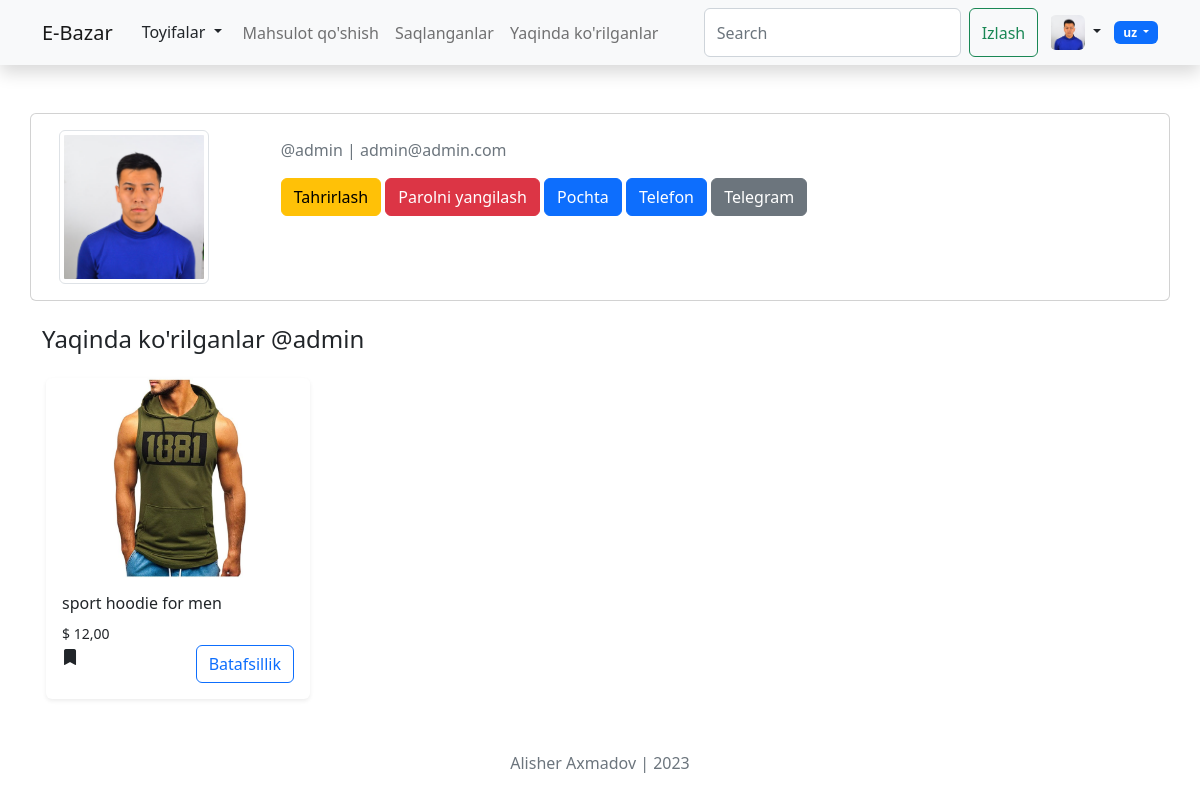
The page /uz/users/profile/admin (signed in) on the database its author committed.
### users/models.py (models this page shows)
class CustomUser(AbstractUser):
    phone_number = models.CharField(max_length=17)
    tg_username = models.CharField(max_length=150)
    avatar = models.ImageField(upload_to='avatars/', default='avatars/default.png')
    def __str__(self):
        return str(self.username)

### products/models.py (models this page shows, shortened)
class Product(models.Model):
    author = models.ForeignKey(CustomUser, on_delete=models.CASCADE)
    category = models.ForeignKey(Category, on_delete=models.CASCADE)
    title = models.CharField(max_length=150)
    description = models.TextField()
    price =  models.DecimalField(max_digits=10000000, decimal_places=2)
    address = models.CharField(max_length=150)
    phone_number = models.CharField(max_length=17)
    tg_username = models.CharField(max_length=100)
    date = models.DateTimeField(auto_now_add=True)
    class Meta:
        ordering = ('-id',)

class ProductImage(models.Model):
    product = models.ForeignKey(Product, on_delete=models.CASCADE)
    image = models.ImageField(upload_to='product_images')

### users/views.py (the view)
# urls.py: path('profile/<str:username>', ProfileView.as_view(), name='profile'),
class ProfileView(View):
    def get(self, request, username):
        user = get_object_or_404(CustomUser, username=username)
        return render(request, 'profile.html', {'customuser':user})

### main/views.py (called while the page is built)
def for_all_pages(request):
    categories = Category.objects.all()
    return {"categories": categories}

### templates/profile.html (shortened to what this page needs)
{% extends "base.html" %}
{% load i18n %}
{% block content %}
<div class="container">
    <div class="row">
        <div class="col-12 card mt-5 ">
            <div class="row">
                <div class="col-2 m-3">
                    <img class="img-thumbnail" width="150" height="150" src="{{customuser.avatar.url}}" alt="profile image">
                </div>
                <div class="col-8 m-3">
                    <p class="text-muted" >@{{customuser.username}} | {{customuser.email}}</p>
                    {% if customuser == request.user %}
                    <a class="btn btn-warning" href="{% url 'users:update' %}">{% trans "Edit details" %}</a>
                    <a class="btn btn-danger" href="{% url 'password_change' %}">{% trans "Update Password" %}</a>
                    {% endif %}
                    <a class="btn btn-primary" href="mailto:{{customuser.email}}">{% trans "Email" %}</a>
                    <a class="btn btn-primary" href="tel:{{customuser.phone_number}}">{% trans "Call" %}</a>
                    <a class="btn btn-secondary" href="http://t.me/{{customuser.tg_username}}">Telegram</a>
                </div>
            </div>
        </div>
    </div>
</div>
 <div class="container">
    <div class=" w-100 mt-4">
        <h4 class="d-block" >{% trans "Recently Products of" %} @{{customuser}}</h4>
        <div class="d-flex flex-wrap justify-content-between">
            {% for i in customuser.product_set.all %}
            <div class="card border border-0 shadow-sm d-inline-block m-1 mt-3" style="width: 16.5rem;" >
                {% if i.productimage_set.exists %}
                <img height="200" class=" card-img-top" src="{{i.productimage_set.all.first.image.url}}" alt="">
                {% else %}
                <img height="200" class=" card-img-top" src="images/14pro2.jfif" alt="">
                {% endif %}
                <div class="card-body">
                    <h6 class="align-center card-title">{{i.title}}</h6>
                    <span class="center card-text"><small>$ {{i.price}}</small></span>
                    <div class="buttons d-flex flex-wrap justify-content-between ">
                        <i class="bi bi-bookmark-fill"></i>
                        <a href="#" class="btn btn-outline-primary" >{% trans "Details" %}</a>
                    </div>
                </div>
            </div>
            {% endfor %}
        </div>
    </div>
</div>
{% endblock content %}

### templates/base.html (shortened to what this page needs)
{% load static %}
{% load i18n %}
<!DOCTYPE html>
<html lang="en">
<head>
    <link rel="stylesheet" type="text/css" href="{% static 'styles.css' %}">
    <link rel="stylesheet" href="https://cdn.jsdelivr.net/npm/bootstrap-icons@1.3.0/font/bootstrap-icons.css">
</head>
<body>
    <nav class="shadow navbar navbar-expand-lg bg-light">
        <div class="container">
          <a class="navbar-brand" href="/">E-Bazar</a>
          <div class="collapse navbar-collapse" id="navbarContent">
            <ul class="navbar-nav me-auto mb-2 mb-lg-0">
              <li class="nav-tem">
                <div class="btn-group">
                  <button type="button" class="btn  dropdown-toggle" data-bs-toggle="dropdown" data-bs-display="static" aria-expanded="false">
                    {% trans "Categories" %}
                  </button>
                </div>
              </li>
              <li class="nav-item">
                <a class="nav-link" href="{% url 'products:new' %}"> {% trans 'Add Product' %} </a>
              </li>
              <li class="nav-item">
                <a class="nav-link" href="{% url 'users:saveds' %}">{% trans 'Saveds' %}</a>
              </li>
              <li class="nav-item">
                <a class="nav-link" href="{% url 'users:recently_viewed' %}">{% trans 'Recently Viewed' %}</a>
              </li>
            </ul>
              <div class="btn-group">
                <form class="d-flex " role="search">
                  <input class="form-control me-2" name="q" type="search" placeholder="Search" aria-label="Search">
                  <button class="btn btn-outline-success" type="submit">{% trans 'Search' %}</button>
                </form>
                {% if request.user.is_authenticated %}
                <button type="button" class="btn  dropdown-toggle" data-bs-toggle="dropdown" data-bs-display="static" aria-expanded="false">
                  <img src="{{ request.user.avatar.url }}" width="35" height="35" class=" rounded" alt="">
                </button>
                {% else %}
                <a href="{% url 'login' %}" class="btn btn-primary">{% trans "Login" %}</a>
                <a href="{% url 'users:signup' %}" class="btn btn-primary">{% trans "SignUp" %}</a>
                {% endif %}
              </div>
          </div>
            <div class="btn-group">
              {% get_current_language as current_language %}
              {% get_available_languages as available_languages %}
              {% get_language_info_list for available_languages as langs %}
              <button class="btn badge bg-primary dropdown-toggle" type="button" data-bs-toggle="dropdown" aria-expanded="false">
                  {{ current_language }}
              </button>
          </div>
        </div>
    </nav>
   {% block content %}
   {% endblock content %}
    <div class="footer m-5 mb-3 ">
        <center class="text-muted" >Alisher Axmadov | 2023</center>
    </div>
</body>
</html>

### templates/base.html (style rules this page uses)
img { object-fit: contain; }

### rows shown on the page
CustomUser: user.avatar (picture), avatar (picture), username "admin", email "admin@admin.com"
Product: productimage_set.all.first.image (picture), title "sport hoodie for men", price "12,00"

### other values the page prints
{{ current_language }} "uz"
